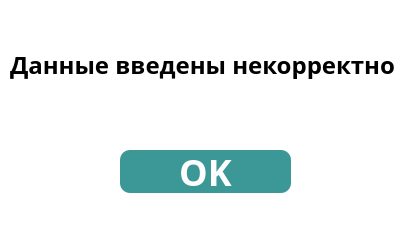
<?xml version="1.0" encoding="UTF-8"?>
<ui version="4.0">
 <class>Dialog</class>
 <widget class="QDialog" name="Dialog">
  <property name="geometry">
   <rect>
    <x>0</x>
    <y>0</y>
    <width>416</width>
    <height>229</height>
   </rect>
  </property>
  <property name="windowTitle">
   <string>Dialog</string>
  </property>
  <property name="styleSheet">
   <string notr="true">background: #FFFFFF;</string>
  </property>
  <widget class="QLabel" name="label">
   <property name="geometry">
    <rect>
     <x>10</x>
     <y>50</y>
     <width>391</width>
     <height>29</height>
    </rect>
   </property>
   <property name="styleSheet">
    <string notr="true">font-family: Red Hat Text;
font-style: normal;
font-weight: bold;
font-size: 24px;
line-height: 48px;</string>
   </property>
   <property name="text">
    <string>Данные введены некорректно</string>
   </property>
  </widget>
  <widget class="QPushButton" name="ok">
   <property name="geometry">
    <rect>
     <x>120</x>
     <y>150</y>
     <width>171</width>
     <height>43</height>
    </rect>
   </property>
   <property name="styleSheet">
    <string notr="true">font-family: Red Hat Text;
font-style: normal;
font-weight: bold;
font-size: 36px;
line-height: 48px;

color: #FDFDFD;
background: #3C9897;
border-radius: 10px;</string>
   </property>
   <property name="text">
    <string>OK</string>
   </property>
  </widget>
 </widget>
 <resources/>
 <connections/>
</ui>
